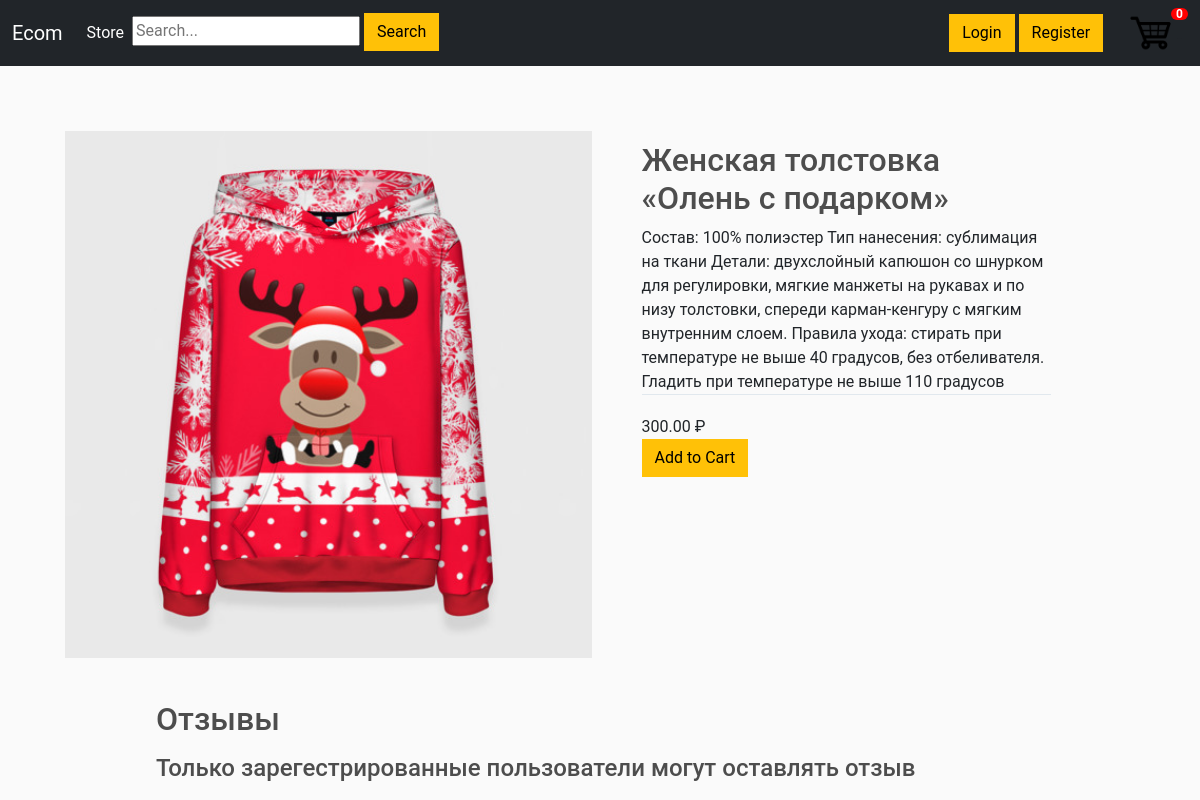
Page /2/ on the committed database.
### mainapp/models.py (models this page shows, shortened)
class Product(models.Model):
    name = models.CharField(max_length=200, null=True)
    price = models.DecimalField(max_digits=7, decimal_places=2)
    digital = models.BooleanField(default=False, null=True, blank=False)
    image = models.ImageField(null=True, blank=True)
    description = models.CharField(max_length=1000, null=True)
    def imageURL(self):
        try:
            url = self.image.url
        except:
            url = ''
        return url

### mainapp/views.py (the view)
# urls.py: path('<int:product_id>/', views.product, name='product'),
def product(request, product_id):
    try:
        product = Product.objects.get(id=product_id)
    except:
        raise Http404('продукт не найден')
    data = cartData(request)
    cartItems = data['cartItems']
    comments = Comment.objects.filter(product_id=product.id)[:20]
    context = {'product': product, 'cartItems': cartItems, 'comments': comments}
    return render(request, "mainapp/product.html", context)

### mainapp/utils.py (called while the page is built, shortened)
def cookieCart(request):
    try:
        cart = json.loads(request.COOKIES['cart'])
    except:
        cart = {}
    print("Cart:", cart)
    items = []
    order = {'get_cart_total': 0, 'get_cart_items': 0, 'shipping': False}
    cartItems = order['get_cart_items']
    return {"cartItems": cartItems, "order": order, "items": items}

def cartData(request):
    if request.user.is_authenticated:
        customer = request.user.customer
        order, created = Order.objects.get_or_create(customer=customer, complete=False)
        cartItems = order.get_cart_items()
        items = order.orderitem_set.all()
    else:
        cookieData = cookieCart(request)
        cartItems = cookieData['cartItems']
        order = cookieData['order']
        items = cookieData['items']
    return {"cartItems": cartItems, "order": order, "items": items}

### mainapp/templates/mainapp/product.html (shortened to what this page needs)
{% extends 'mainapp/index.html' %}
{% load static %}
{% block content%}
<link rel="stylesheet" type="text/css" href="{% static 'css/product.css' %}">
<img class="left-column" src="{{product.imageURL}}">
<div class="right-column">
    <div class="product-description">
    <h2>{{product.name}}</h2>
    {{product.description}}</div>
    <div class="product-price">{{product.price}} ₽</div> <a><button data-product = {{product.id}} data-action = "add" class="btn btn-warning add-btn update-cart">Add to Cart</button></a>
</div>
<div class="comment">
    <h2>Отзывы</h2>
    {% if user.is_authenticated %}
        <form action="{% url 'leave_comment' product.id %}" method="POST">
            {% csrf_token %}
            <p><textarea name="comment_area" cols="40" rows="3"></textarea></p>
            <button class="btn btn-warning">Оставить отзыв</button>
        </form>
    {% else %}
        <h4>Только зарегестрированные пользователи могут оставлять отзыв</h4>
    {% endif %}
</div>
{% endblock content%}

### static/css/index.css (style rules this page uses)
body { background-color: hsl(0, 0%, 98%); }
h1,h2,h3,h4,h5,h6 { color:hsl(0, 0%, 30%); }
.btn { border-radius: 0; }

### static/css/product.css (style rules this page uses)
html, body { height: 100%; width: 100%; margin: 0; font-family: 'Roboto', sans-serif; }
.left-column { width: 45%; position: relative; margin:50px; }
.right-column { width: 35%; margin-top: 60px; }
.product-description { border-bottom: 1px solid #E1E8EE; margin-bottom: 20px; }
.product-price { display: flex; align-items: center; }
.comment { position: absolute; top: 700px; left: 13%; }

### rows in the picture
Product: imageURL (picture), name "Женская толстовка «Олень с подарком»", description "Состав: 100% полиэстер Тип нанесения: сублимация на ткани Детали: двухслойный капюшон со шнурком для регулировки, мягкие манжеты на рукавах и по низу толстовки, спереди карман-кенгуру с мягким внутренним слоем. Правила ухода: стирать при температуре не выше 40 градусов, без отбеливателя. Гладить при температуре не выше 110 градусов", price "300.00"

### other values in the picture
{{ cartItems }} "0"
